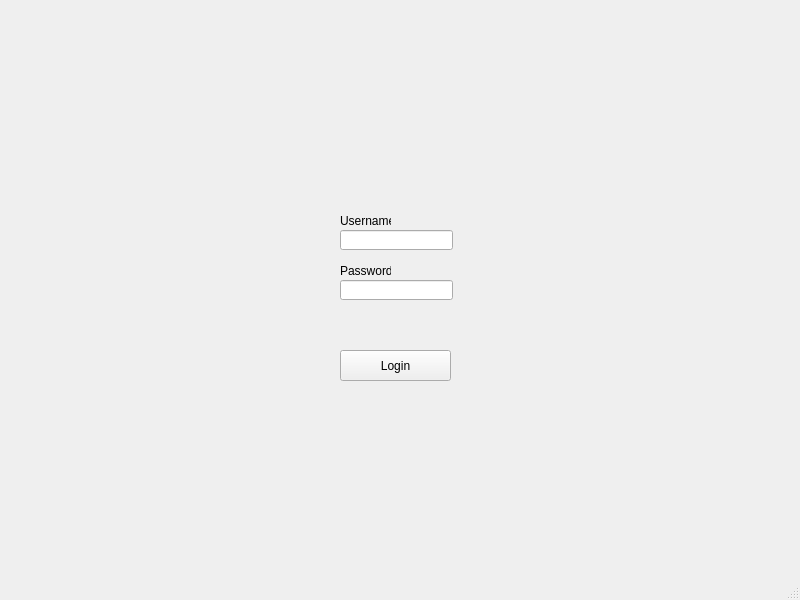
<?xml version="1.0" encoding="UTF-8"?>
<ui version="4.0">
 <class>MainWindow</class>
 <widget class="QMainWindow" name="MainWindow">
  <property name="geometry">
   <rect>
    <x>0</x>
    <y>0</y>
    <width>800</width>
    <height>600</height>
   </rect>
  </property>
  <property name="windowTitle">
   <string>MainWindow</string>
  </property>
  <widget class="QWidget" name="centralwidget">
   <widget class="QPushButton" name="pushButton">
    <property name="geometry">
     <rect>
      <x>340</x>
      <y>350</y>
      <width>111</width>
      <height>31</height>
     </rect>
    </property>
    <property name="text">
     <string>Login</string>
    </property>
   </widget>
   <widget class="QLineEdit" name="lineEdit">
    <property name="geometry">
     <rect>
      <x>340</x>
      <y>230</y>
      <width>113</width>
      <height>20</height>
     </rect>
    </property>
   </widget>
   <widget class="QLineEdit" name="lineEdit_2">
    <property name="geometry">
     <rect>
      <x>340</x>
      <y>280</y>
      <width>113</width>
      <height>20</height>
     </rect>
    </property>
   </widget>
   <widget class="QLabel" name="label">
    <property name="geometry">
     <rect>
      <x>340</x>
      <y>210</y>
      <width>51</width>
      <height>21</height>
     </rect>
    </property>
    <property name="text">
     <string>Username</string>
    </property>
   </widget>
   <widget class="QLabel" name="label_2">
    <property name="geometry">
     <rect>
      <x>340</x>
      <y>260</y>
      <width>51</width>
      <height>21</height>
     </rect>
    </property>
    <property name="text">
     <string>Password</string>
    </property>
   </widget>
  </widget>
  <widget class="QMenuBar" name="menubar">
   <property name="geometry">
    <rect>
     <x>0</x>
     <y>0</y>
     <width>800</width>
     <height>21</height>
    </rect>
   </property>
  </widget>
  <widget class="QStatusBar" name="statusbar"/>
 </widget>
 <resources/>
 <connections/>
</ui>
